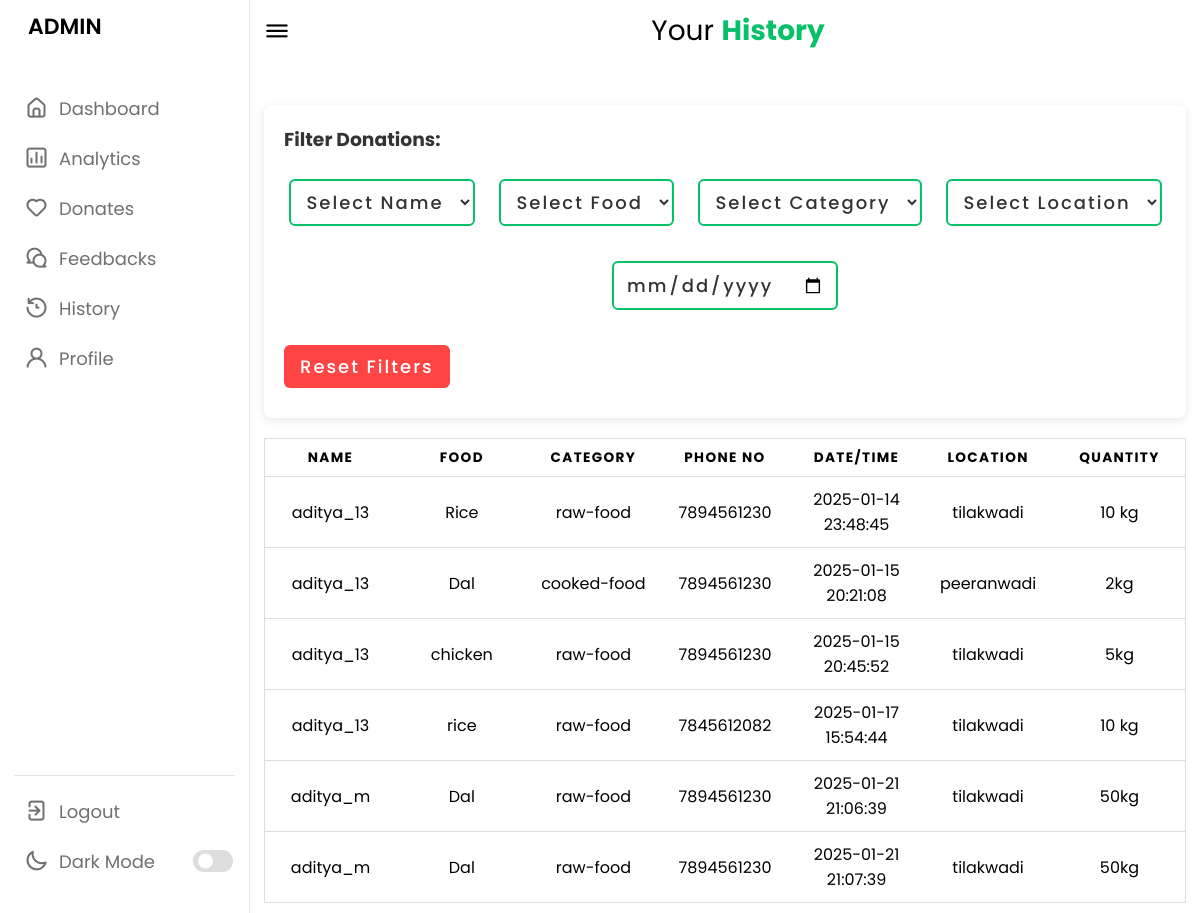
The page /admin/history.php (signed in) on the database as committed earlier.
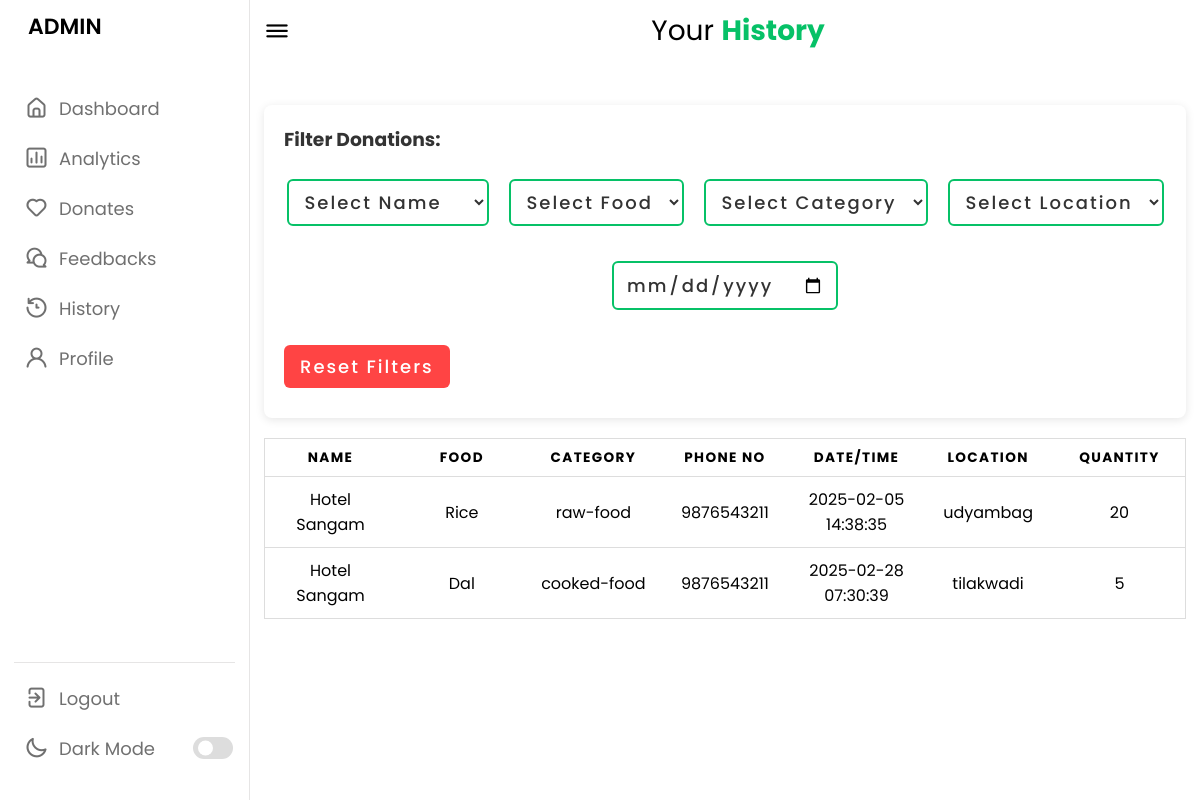
The same page on the database as committed later.
### tables this page shows
CREATE TABLE `food_donations` (
  `Fid` int(11) NOT NULL,
  `name` varchar(50) NOT NULL,
  `email` varchar(60) NOT NULL,
  `food` varchar(50) NOT NULL,
  `type` text NOT NULL,
  `category` text NOT NULL,
  `quantity` int(11) NOT NULL,
  `date` datetime DEFAULT current_timestamp(),
  `address` text NOT NULL,
  `location` varchar(50) NOT NULL,
  `phoneno` varchar(25) NOT NULL,
  `status` varchar(20) DEFAULT 'Pending' CHECK (`status` in ('Pending','Received'))
);

### admin/history.php (the view, shortened to what this page needs)
<?php
include("connect.php");
$sql = "SELECT * FROM food_donations";
$result = mysqli_query($connection, $sql);
$data = array();
while ($row = mysqli_fetch_assoc($result)) {
    $data[] = $row;
}
?>
<!DOCTYPE html>
<html lang="en">
<head>
    <link rel="stylesheet" href="admin.css">
    <link rel="stylesheet" href="https://unicons.iconscout.com/release/v4.0.0/css/line.css">
</head>
<body>
    <nav>
        <div class="logo-name">
            <span class="logo_name">ADMIN</span>
        </div>
        <div class="menu-items">
            <ul class="nav-links">
                <li><a href="admin.php">
                        <i class="uil uil-estate"></i>
                        <span class="link-name">Dashboard</span>
                    </a></li>
                <li><a href="analytics.php">
                        <i class="uil uil-chart"></i>
                        <span class="link-name">Analytics</span>
                    </a></li>
                <li><a href="donate.php">
                        <i class="uil uil-heart"></i>
                        <span class="link-name">Donates</span>
                    </a></li>
                <li><a href="feedback.php">
                        <i class="uil uil-comments"></i>
                        <span class="link-name">Feedbacks</span>
                    </a></li>
                <li><a href="#">
                        <i class="uil uil-history"></i>
                        <span class="link-name">History</span>
                    </a></li>
                <li><a href="admin_profile.php">
                        <i class="uil uil-user "></i>
                        <span class="link-name">Profile</span>
                    </a></li>
            </ul>
            <ul class="logout-mode">
                <li><a href="../logout.php">
                        <i class="uil uil-signout"></i>
                        <span class="link-name">Logout</span>
                    </a></li>
                <li class="mode">
                    <a href="#">
                        <i class="uil uil-moon"></i>
                        <span class="link-name">Dark Mode</span>
                    </a>
                    <div class="mode-toggle">
                        <span class="switch"></span>
                    </div>
                </li>
            </ul>
        </div>
    </nav>
    <section class="dashboard">
        <div class="top">
            <i class="uil uil-bars sidebar-toggle"></i>
            <p class="logo">Your <b style="color: #06C167; ">History</b></p>
        </div>
        <br>
        <br>
        <br>
        <div class="activity">
            <div class="sorting-container">
                <h3>Filter Donations:</h3>
                <div class="filter-controls">
                    <div class="filter-group">
                        <select id="nameFilter" class="filter-select">
                            <option value="">Select Name</option>
                        </select>
                        <select id="foodFilter" class="filter-select">
                            <option value="">Select Food</option>
                        </select>
                        <select id="categoryFilter" class="filter-select">
                            <option value="">Select Category</option>
                        </select>
                        <select id="locationFilter" class="filter-select">
                            <option value="">Select Location</option>
                        </select>
                        <input type="date" id="dateFilter" class="filter-select">
                    </div>
                    <div class="filter-actions">
                        <button onclick="resetFilters()" class="reset-btn">Reset Filters</button>
                    </div>
                </div>
            </div>
            <div class="table-container">
                <div class="table-wrapper">
                    <table class="table">
                        <thead>
                            <tr>
                                <th>Name</th>
                                <th>Food</th>
                                <th>Category</th>
                                <th>Phone No</th>
                                <th>Date/Time</th>
                                <th>Location</th>
                                <th>Quantity</th>
                            </tr>
                        </thead>
                        <tbody>
                            <?php
                            if (!empty($data)) {
                                foreach ($data as $row) {
                                    echo "<tr>
                                        <td data-label=\"name\">" . htmlspecialchars($row['name']) . "</td>
                                        <td data-label=\"food\">" . htmlspecialchars($row['food']) . "</td>
                                        <td data-label=\"category\">" . htmlspecialchars($row['category']) . "</td>
                                        <td data-label=\"phoneno\">" . htmlspecialchars($row['phoneno']) . "</td>
                                        <td data-label=\"date\">" . htmlspecialchars($row['date']) . "</td>
                                        <td data-label=\"Location\">" . htmlspecialchars($row['location']) . "</td>
                                        <td data-label=\"quantity\">" . htmlspecialchars($row['quantity']) . "</td>
                                    </tr>";
                                }
                            }
                            ?>
                        </tbody>
                    </table>
                </div>
            </div>
        </div>
    </section>
</body>
</html>

### admin/admin.css (style rules this page uses)
* { margin: 0; padding: 0; box-sizing: border-box; font-family: 'Poppins', sans-serif; }
:root { --primary-color: #0E4BF1; --panel-color: #FFF; --text-color: #000; --black-light-color: #707070; --border-color: #e6e5e5; --toggle-color: #DDD; --box1-color: #4DA3FF; --box2-color: #FFE6AC; --box3-color: #E7D1FC; --title-icon-color: #fff; --tran-05: all 0.5s ease; --tran-03: all 0.3s ease; --tran-03: all 0.2s ease; }
body { min-height: 100vh; background-color: var(--primary-color); }
nav { position: fixed; top: 0; left: 0; height: 100%; width: 250px; padding: 10px 14px; background-color: var(--panel-color); border-right: 1px solid var(--border-color); transition: var(--tran-05); }
nav .logo-name { display: flex; align-items: center; }
nav .logo-name .logo_name { font-size: 22px; font-weight: 600; color: var(--text-color); margin-left: 14px; transition: var(--tran-05); }
nav .menu-items { margin-top: 40px; height: calc(100% - 90px); display: flex; flex-direction: column; justify-content: space-between; }
.menu-items li { list-style: none; }
.menu-items li a { display: flex; align-items: center; height: 50px; text-decoration: none; position: relative; }
.menu-items li a i { font-size: 24px; min-width: 45px; height: 100%; display: flex; align-items: center; justify-content: center; color: var(--black-light-color); }
.menu-items li a .link-name { font-size: 18px; font-weight: 400; color: var(--black-light-color); transition: var(--tran-05); }
.menu-items .logout-mode { padding-top: 10px; border-top: 1px solid var(--border-color); }
.menu-items .mode { display: flex; align-items: center; white-space: nowrap; }
.menu-items .mode-toggle { position: absolute; right: 14px; height: 50px; min-width: 45px; display: flex; align-items: center; justify-content: center; cursor: pointer; }
.mode-toggle .switch { position: relative; display: inline-block; height: 22px; width: 40px; border-radius: 25px; background-color: var(--toggle-color); }
.switch:before { content: ""; position: absolute; left: 5px; top: 50%; transform: translateY(-50%); height: 15px; width: 15px; background-color: var(--panel-color); border-radius: 50%; transition: var(--tran-03); }
.dashboard { position: relative; left: 250px; background-color: var(--panel-color); min-height: 100vh; width: calc(100% - 250px); padding: 10px 14px; transition: var(--tran-05); }
.dashboard .top { position: fixed; top: 0; left: 250px; display: flex; width: calc(100% - 250px); justify-content: space-between; align-items: center; padding: 10px 14px; background-color: var(--panel-color); transition: var(--tran-05); z-index: 10; }
.dashboard .top .sidebar-toggle { font-size: 26px; color: var(--text-color); cursor: pointer; }
.logo { font-size: 28px; text-align: center; color:var(--text-color) ; }
table { border: 1px solid #ccc; border-collapse: collapse; margin: 0; padding: 0; width: 100%; table-layout: fixed; }
table tr { background-color: var(--panel-color); border: 1px solid #ddd; padding: .35em; color: var(--text-color); }
table th, table td { padding: .625em; text-align: center; }
table th { font-size: .85em; letter-spacing: .1em; text-transform: uppercase; }
button, input { font-size: 18px; background:#06C167; padding: 5px; text-decoration: none; font-weight: 500; margin:10px auto 10px auto; color: #fff; letter-spacing: 2px; transition: 0.2s; border: #06C167; }
select { font-size: 18px; padding: 5px; text-decoration: none; font-weight: 500; margin:10px auto 10px auto; letter-spacing: 2px; transition: 0.2s; }

### admin/history.php (style rules this page uses)
.sorting-container { margin: 20px 0; padding: 20px; background: #fff; border-radius: 8px; box-shadow: 0 2px 10px rgba(0, 0, 0, 0.1); }
.sorting-container h3 { margin-bottom: 15px; color: #333; }
.filter-controls { display: flex; flex-direction: column; gap: 15px; }
.filter-group { display: flex; gap: 15px; flex-wrap: wrap; }
.filter-select { padding: 8px 12px; border: 2px solid #06C167; border-radius: 6px; background: white; color: #333; min-width: 150px; cursor: pointer; }
.reset-btn { padding: 8px 16px; background: #ff4444; border: none; border-radius: 6px; color: white; cursor: pointer; transition: background 0.3s ease; }

Rows that differ between the two databases and show on the page:
removed food_donations: name "aditya_13", food "Rice", category "raw-food", phoneno "7894561230", date "2025-01-14 23:48:45", location "tilakwadi", quantity "10 kg"
removed food_donations: name "aditya_13", food "Dal", category "cooked-food", phoneno "7894561230", date "2025-01-15 20:21:08", location "peeranwadi", quantity "2kg"
removed food_donations: name "aditya_13", food "chicken", category "raw-food", phoneno "7894561230", date "2025-01-15 20:45:52", location "tilakwadi", quantity "5kg"
removed food_donations: name "aditya_13", food "rice", category "raw-food", phoneno "7845612082", date "2025-01-17 15:54:44", location "tilakwadi", quantity "10 kg"
removed food_donations: name "aditya_m", food "Dal", category "raw-food", phoneno "7894561230", date "2025-01-21 21:06:39", location "tilakwadi", quantity "50kg"
removed food_donations: name "aditya_m", food "Dal", category "raw-food", phoneno "7894561230", date "2025-01-21 21:07:39", location "tilakwadi", quantity "50kg"
added food_donations: name "Hotel Sangam", food "Rice", category "raw-food", phoneno "9876543211", date "2025-02-05 14:38:35", location "udyambag", quantity "20"
added food_donations: name "Hotel Sangam", food "Dal", category "cooked-food", phoneno "9876543211", date "2025-02-28 07:30:39", location "tilakwadi", quantity "5"
